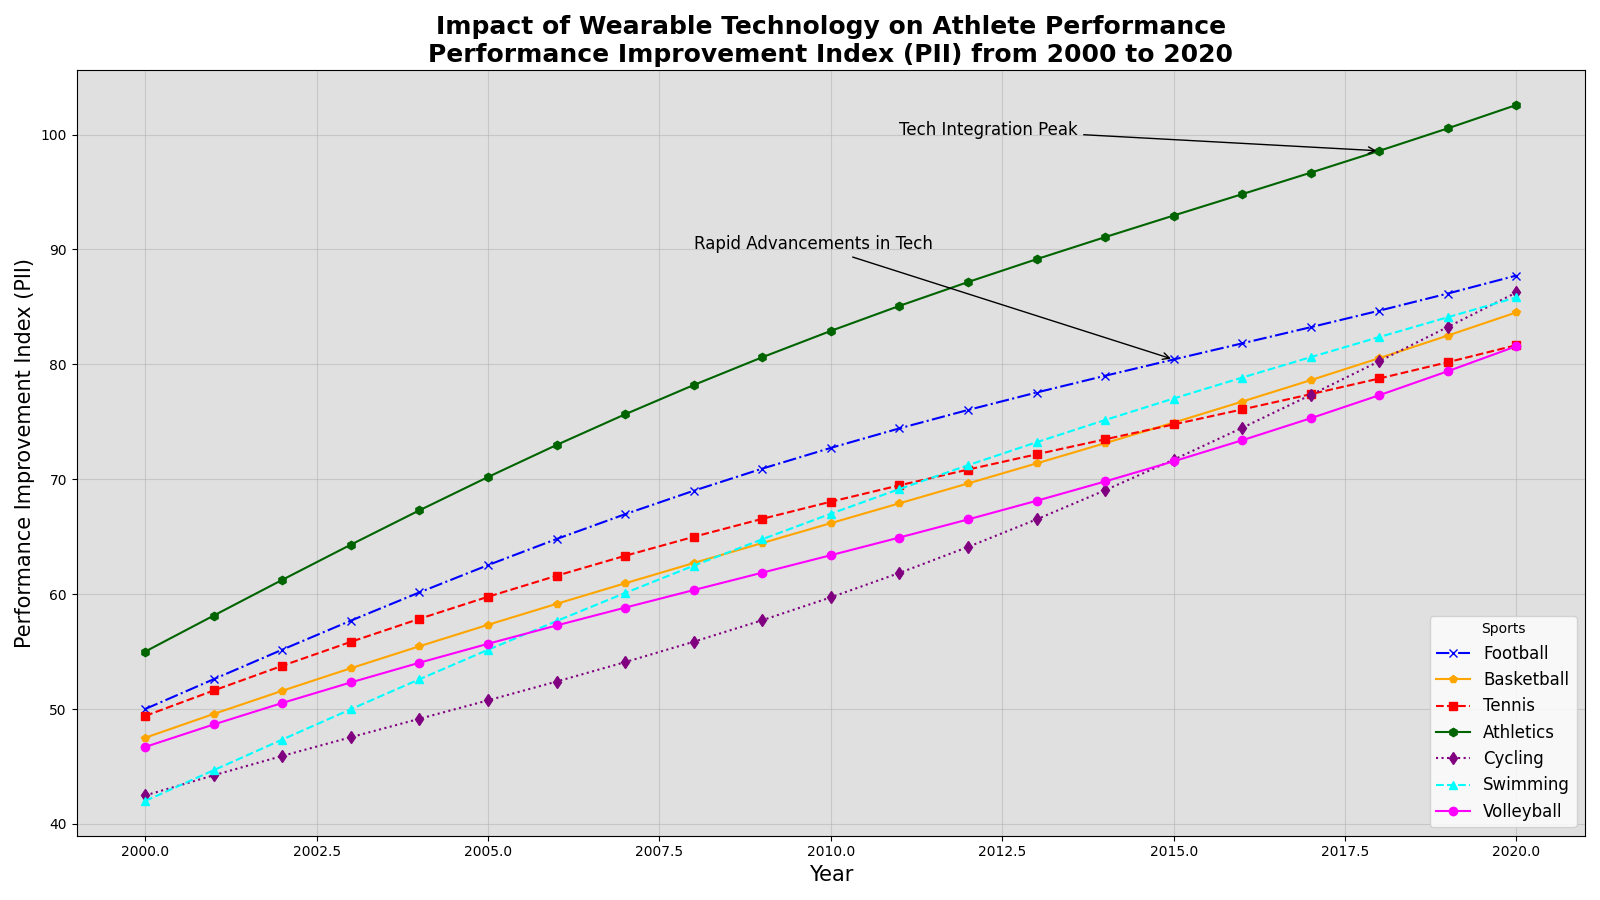

This chart was generated by the following Python code:
import matplotlib.pyplot as plt
import numpy as np

years = np.arange(2000, 2021)
football_pii = [50 + 3*np.sin(0.2*x) + 2*x for x in range(len(years))]
basketball_pii = [45 + 2.5*np.cos(0.15*x) + 2.1*x for x in range(len(years))]
tennis_pii = [48 + 2.8*np.sin(0.18*x + np.pi/6) + 1.8*x for x in range(len(years))]
athletics_pii = [55 + 3.2*np.sin(0.2*x) + 2.5*x for x in range(len(years))]
cycling_pii = [40 + 3.5*np.cos(0.2*x + np.pi/4) + 2.3*x for x in range(len(years))]
swimming_pii = [42 + 3*np.sin(0.16*x) + 2.2*x for x in range(len(years))]
volleyball_pii = [44 + 2.7*np.cos(0.18*x) + 2*x for x in range(len(years))]

fig, ax = plt.subplots(figsize=(16, 9))

# Change styles randomly
ax.plot(years, football_pii, marker='x', linestyle='-.', linewidth=1.5, color='blue', label='Football')
ax.plot(years, basketball_pii, marker='p', linestyle='-', linewidth=1.5, color='orange', label='Basketball')
ax.plot(years, tennis_pii, marker='s', linestyle='--', linewidth=1.5, color='red', label='Tennis')
ax.plot(years, athletics_pii, marker='h', linestyle='-', linewidth=1.5, color='darkgreen', label='Athletics')
ax.plot(years, cycling_pii, marker='d', linestyle=':', linewidth=1.5, color='purple', label='Cycling')
ax.plot(years, swimming_pii, marker='^', linestyle='--', linewidth=1.5, color='cyan', label='Swimming')
ax.plot(years, volleyball_pii, marker='o', linestyle='-', linewidth=1.5, color='magenta', label='Volleyball')

ax.set_title('Impact of Wearable Technology on Athlete Performance\nPerformance Improvement Index (PII) from 2000 to 2020', fontsize=18, fontweight='bold')
ax.set_xlabel('Year', fontsize=15)
ax.set_ylabel('Performance Improvement Index (PII)', fontsize=15)

ax.legend(title='Sports', loc='lower right', fontsize=12)  # Changed legend location

# Updated annotation styles
ax.annotate('Rapid Advancements in Tech', xy=(2015, football_pii[15]), xytext=(2008, 90),
            arrowprops=dict(facecolor='red', arrowstyle='->'), fontsize=12)
ax.annotate('Tech Integration Peak', xy=(2018, athletics_pii[18]), xytext=(2011, 100),
            arrowprops=dict(facecolor='blue', arrowstyle='->'), fontsize=12)

ax.grid(True, linestyle='-', alpha=0.5)  # Changed grid style
ax.set_facecolor('#e0e0e0')  # Slightly different face color

plt.tight_layout()
plt.show()
